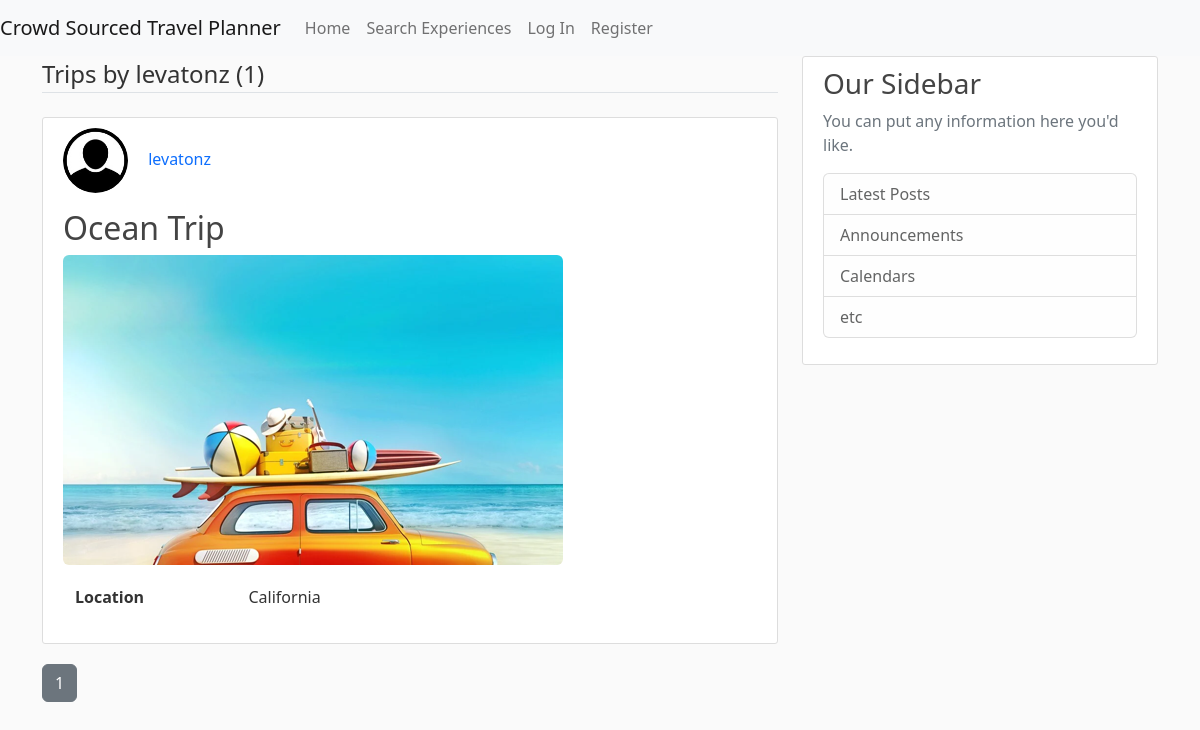
The app's page /user-trips/levatonz, older data.
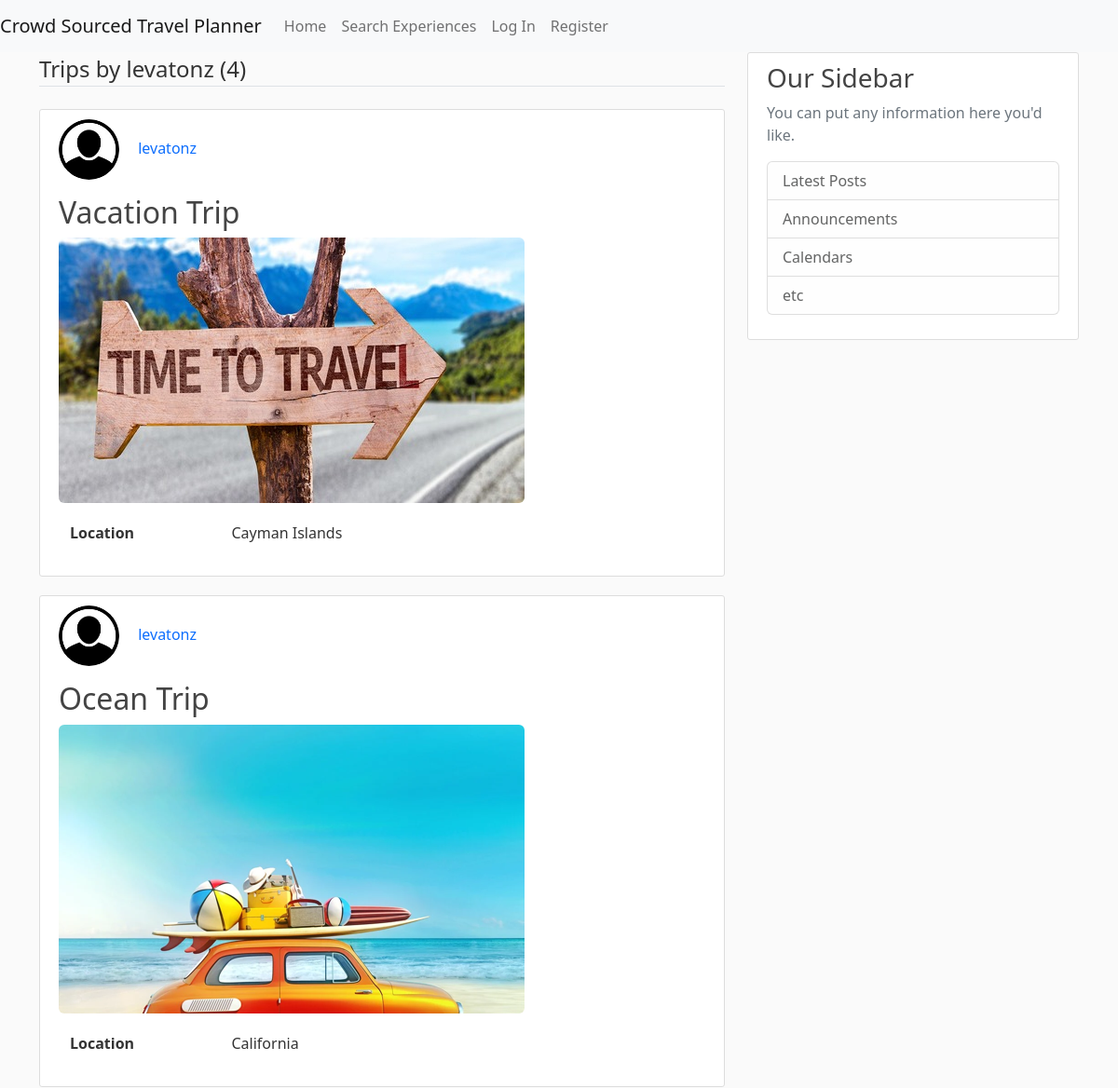
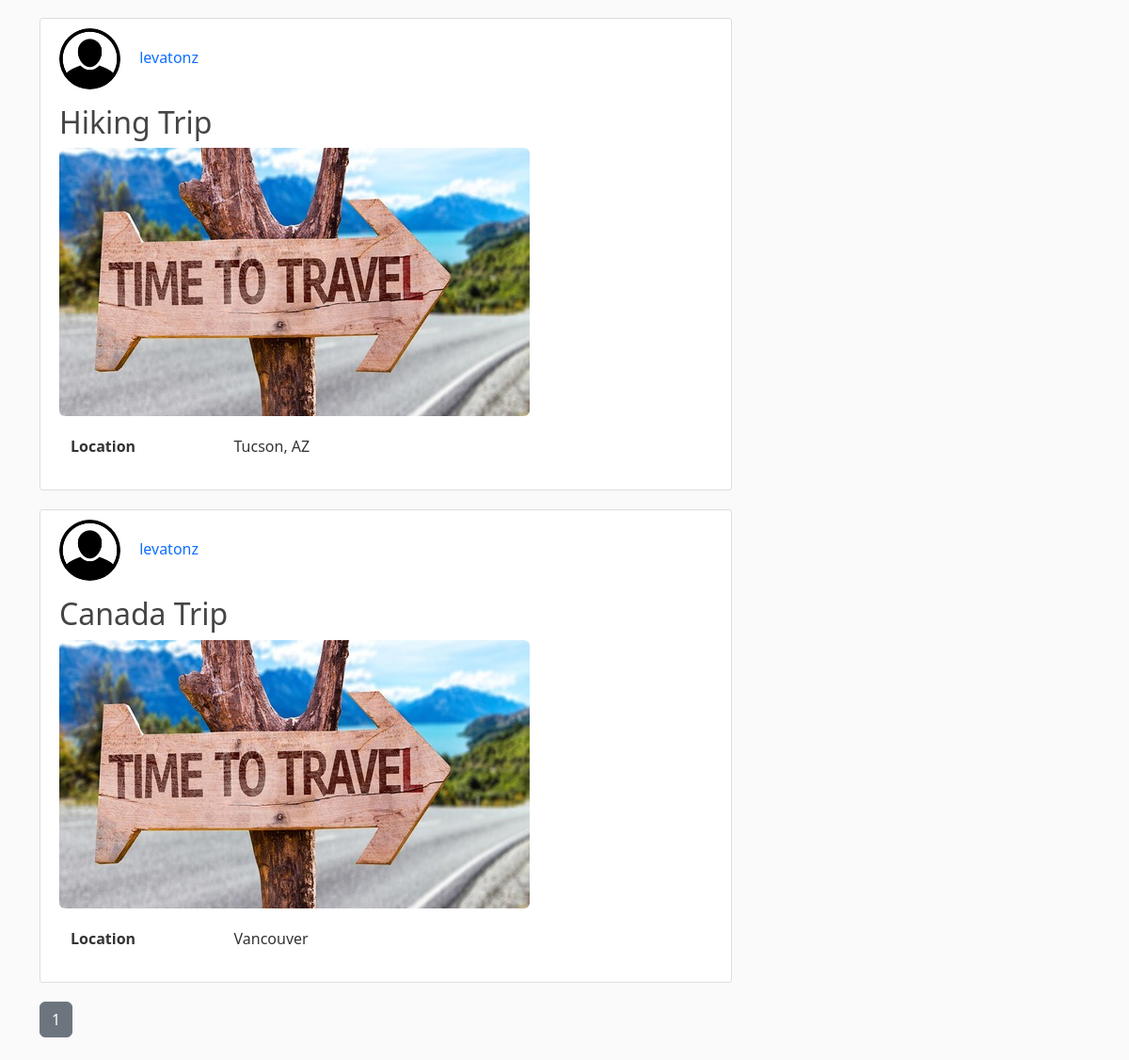
The same page, newer data (2 pictures, top to bottom).
### CrowdSourcedTravelPlanner/models.py (models this page shows, shortened)
class Trip(db.Model):
    id = db.Column(db.Integer, primary_key=True)
    title = db.Column(db.String(100), nullable=False)
    location = db.Column(db.String(100), nullable=False)
    image_file = db.Column(db.String(20), nullable=False, default='trips_default.jpg')
    user_id = db.Column(db.Integer, db.ForeignKey('user.id'), nullable=False)

class User(db.Model, UserMixin):
    id = db.Column(db.Integer, primary_key=True)
    username = db.Column(db.String(20), unique=True, nullable=False)
    email = db.Column(db.String(120), unique=True, nullable=False)
    image_file = db.Column(db.String(20), nullable=False, default='default.jpg')
    password = db.Column(db.String(60), nullable=False)
    date_account_created = db.Column(db.DateTime, nullable=False, default=datetime.utcnow)
    experiences = db.relationship('Experience', backref='author', lazy=True)
    trips = db.relationship('Trip', backref='author', lazy=True)
    location = db.Column(db.String(100), nullable=True, default="")
    latitude = db.Column(db.Float, nullable=True)  # Temporarily nullable for now while I'm testing
    longitude = db.Column(db.Float, nullable=True)  # Re-evaluate later
    sort = db.Column(db.String(20), nullable=True, default='recent')

### CrowdSourcedTravelPlanner/routes.py (the view)
@app.route("/user-trips/<string:username>")
def user_trips(username):
    page = request.args.get('page', 1, type=int)
    user = User.query.filter_by(username=username).first_or_404()
    trips = Trip.query.filter_by(author=user) \
        .order_by(Trip.title.desc()) \
        .paginate(page=page, per_page=5)
    return render_template('user_trips.html', trips=trips, user=user)

### CrowdSourcedTravelPlanner/templates/user_trips.html
{% extends "pageLayout.html" %}
{% block content %}
    <legend class="border-bottom mb-4">Trips by {{ user.username }} ({{ trips.total }})</legend>
    {% for trip in trips.items %}
        <article class="media content-section">
            <div class="media-body">
                <ul>
                    <li style="display:inline-block;">
                        <a href="{{ url_for('user_trips', username=trip.author.username) }}">
                            <img class="rounded-circle article-img"
                                src="{{ url_for('static', filename='profile_pics/' + trip.author.image_file) }}">
                        </a>
                    </li>
                    <li style="display:inline-block;">
                        <a class="mr-2 text-decoration-none" href="{{ url_for('user_trips', username=trip.author.username) }}">{{ trip.author.username }}</a>
                    </li>
                </ul>
                <h2><a class="article-title text-decoration-none"
                    href="{{ url_for('trip', trip_id=trip.id) }}">{{ trip.title }}</a></h2>
                <a href="{{ url_for('trip', trip_id=trip.id) }}">
                    <img class="img-rounded"
                        src="{{ url_for('static', filename='trip_pics/' + trip.image_file) }}">
                </a>
                <div class="container" style="margin-top: 20px;">
                    <dl class="row">
                        <dt class="col-sm-3">Location</dt>
                        <dd class="col-sm-9">{{ trip.location }}</dd>
                    </dl>
                </div>
            </div>
        </article>
    {% endfor %}
    {% for page_num in trips.iter_pages() %}
        {% if page_num %}
            {% if trips.page == page_num %}
                <a class="btn btn-secondary mb-4" href="{{ url_for('user_trips', username=user.username, page=page_num) }}">{{ page_num }}</a>
            {% else %}
                <a class="btn btn-outline-secondary mb-4" href="{{ url_for('user_trips', username=user.username, page=page_num) }}">{{ page_num }}</a>
            {% endif %}
        {% else %}
            ...
        {% endif %}
    {% endfor %}
{% endblock content %}}

Row changes from the older to the newer data that the page shows:
added Trip: image_file (placeholder picture), author.username "levatonz", title "Vacation Trip", location "Cayman Islands"
added Trip: image_file (placeholder picture), author.username "levatonz", title "Hiking Trip", location "Tucson, AZ"
added Trip: image_file (placeholder picture), author.username "levatonz", title "Canada Trip", location "Vancouver"
Text that changed along with them:
{{ trips.total }}: "1" → "4"
